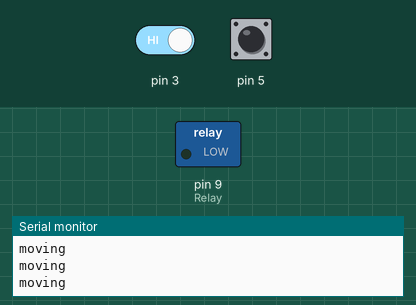
This sketch was run on a simulated Arduino Uno, built with avr-gcc and run on an emulated ATmega328P. On the bench: switched loads named in the sketch (green lamp = pin HIGH), the last lines printed to the serial monitor. Dashed ring = blinking. The test bench sets the inputs (shaded band); at power-on: pin 5 HIGH, pin 3 HIGH.

Above: at 1.2 s.
1.3 s: pin 5 driven LOW
At 2.3 s:
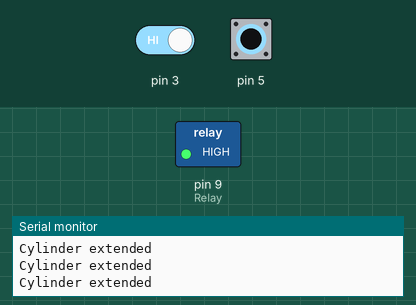
2.8 s: pin 5 driven HIGH
5.8 s: pin 3 driven LOW
At 6.9 s:
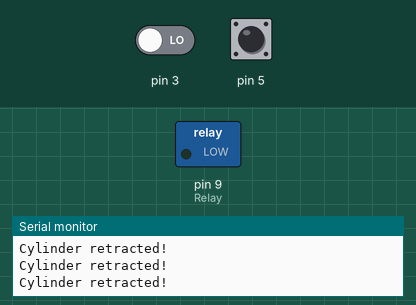
7.7 s: pin 5 pulsed LOW 5 times (0.12 s each, 0.3 s apart)
At 7.78 s:
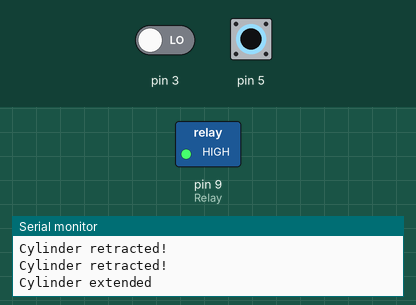
12.2 s: pin 3 driven HIGH
15.2 s: pin 3 driven LOW and pin 5 driven LOW
At 16.3 s:
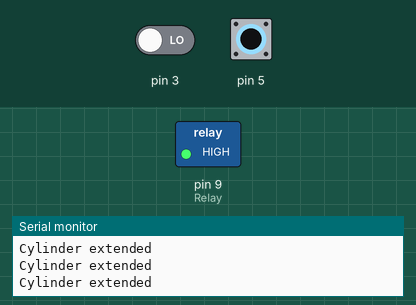
Timing chart, 0 to 18.2 s (numbered marks = the images above; inputs shaded):
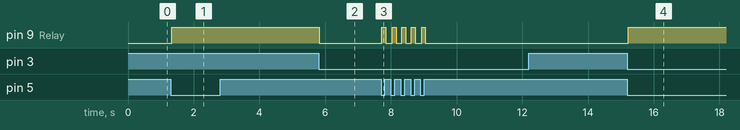

The sketch:

Test_relaywithcylinder.ino
```cpp
/*
Test code for "Gravity Digitales 5A Relais Modul"
I used the same code to test the fan.
Relay is connected with the Arduino Pin 1=int Relay; Pin2: 5V; Pin3: GND
Relay is connected with the powersupply and the fan
COM with GND Fan // NO with GND powersupply (we used NO as normally opend to controll the fan)
NO -> if pin HIGH -> fan turns ON // if pin LOW -> fan turns OFF
plus powersupply directly to plus fan
*/

int Relay = 9; //Pin for

void setup()
{
  pinMode(Relay, OUTPUT);     //Set Pin3 as output
  pinMode(3, INPUT);
  pinMode(5, INPUT);
  Serial.begin(9600);
  Serial.println("Hey we are here!");
}
void loop()
{
 int S1 = digitalRead(5);
int S2 = digitalRead(3);
if (S1 == LOW) {
  Serial.println("Cylinder extended");
  digitalWrite(Relay,HIGH);
}
else if (S2 == LOW) {
  Serial.println("Cylinder retracted!");
  digitalWrite(Relay, LOW);
}

else{
  Serial.println("moving");
}

}
```

Measured:
- after the input at 1.3 s, pin 9 (Relay): LOW → HIGH at once
- after the input at 5.8 s, pin 9 (Relay): HIGH → LOW at once
- after the input at 7.7 s, pin 9 (Relay): alternates HIGH for 0.12 s and LOW for 0.18 s, 10 changes in all, then stays LOW, starting at once
- after the input at 15.2 s, pin 9 (Relay): LOW → HIGH at once
